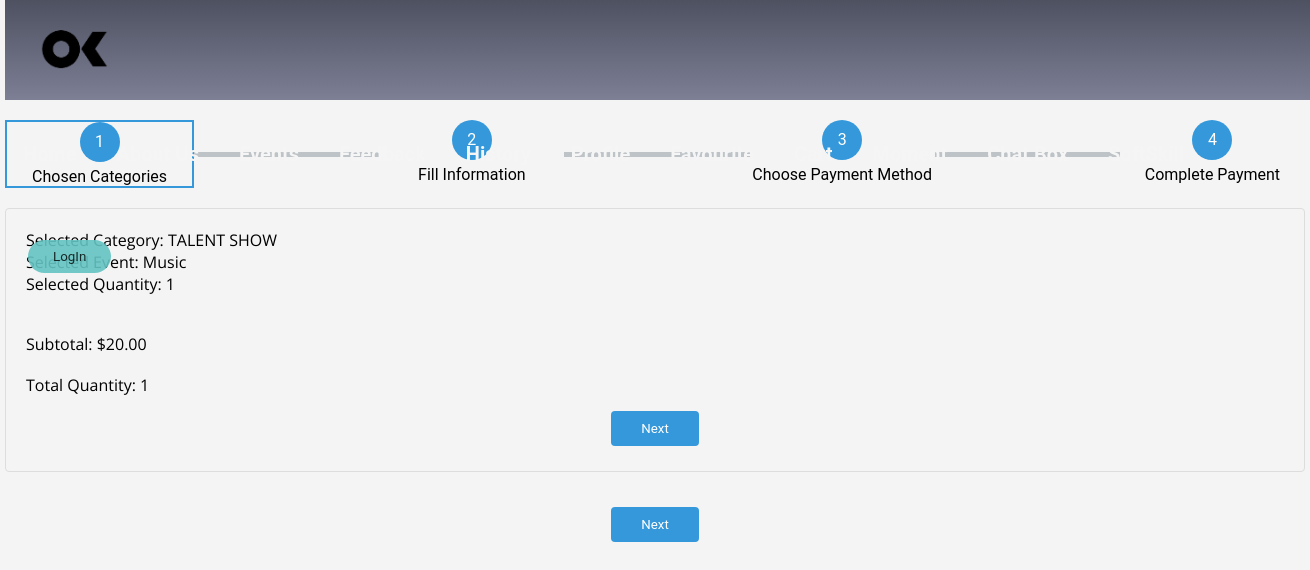
Screenshot of /payment.php (signed in) with the database file from the repository.
### tables this page shows
CREATE TABLE `cart` (
  `cart_id` int(11) NOT NULL,
  `user_id` int(11) DEFAULT NULL,
  `event_id` int(11) DEFAULT NULL,
  `quantity` int(11) DEFAULT NULL
);

CREATE TABLE `event` (
  `event_id` int(11) NOT NULL,
  `type_name` varchar(100) NOT NULL,
  `event_location` varchar(100) NOT NULL,
  `event_description` varchar(10000) NOT NULL,
  `start_time` date NOT NULL,
  `end_time` date NOT NULL,
  `event_imgside1` varchar(1000) NOT NULL,
  `event_imgside2` varchar(1000) NOT NULL,
  `event_imgside3` varchar(1000) NOT NULL,
  `event_imgside4` varchar(1000) NOT NULL,
  `event_imgside5` varchar(1000) NOT NULL,
  `event_name` varchar(50) NOT NULL,
  `event_price` varchar(10) NOT NULL,
  `event_img` varchar(255) NOT NULL,
  `event_time` varchar(100) NOT NULL,
  `event_hover` varchar(100) NOT NULL,
  `event_softskill` int(100) NOT NULL,
  `category_id` int(11) DEFAULT NULL,
  `event_available` int(255) NOT NULL,
  `latitude` decimal(10,8) DEFAULT NULL,
  `longitude` decimal(11,8) DEFAULT NULL
);

### payment.php (the view, shortened to what this page needs)
<?php
require_once 'db_connection.php';
$user_id = $_SESSION['user_id'];
$query = "SELECT c.cart_id, c.user_id, c.event_id, c.quantity, e.type_name, e.event_name, e.event_price
          FROM cart c
          INNER JOIN event e ON c.event_id = e.event_id
          WHERE c.user_id = $user_id";
$result = mysqli_query($conn, $query);
?>
    <!DOCTYPE html>
    <html lang="en">
    <head>
            <?php include 'header.php'; ?>
    </head>
    <body>
    <ul class="process-wrapper">
      <li class="process-step active" id="step1">
        <span class="circle active" data-step="1">1</span>
        <div>Chosen Categories</div>
      </li>
      <li class="process-line"></li>
      <li class="process-step" id="step2">
        <span class="circle" data-step="2">2</span>
        <div>Fill Information</div>
      </li>
      <li class="process-line"></li>
      <li class="process-step" id="step3">
        <span class="circle" data-step="3">3</span>
        <div>Choose Payment Method</div>
      </li>
      <li class="process-line"></li>
      <li class="process-step" id="step4">
        <span class="circle" data-step="4">4</span>
        <div>Complete Payment</div>
      </li>
    </ul>
    <div class="step-content" id="step-content1">
        <form action="payment.php" method="post">
        <?php
        if (mysqli_num_rows($result) > 0) {
            $subtotal = 0;
            $totalQuantity = 0;
            while ($row = mysqli_fetch_assoc($result)) {
                $subtotal += $row['quantity'] * $row['event_price'];
                $totalQuantity += $row['quantity'];
        ?>
                <div>
                    <p>Selected Category: <?php echo htmlspecialchars($row['type_name']); ?></p>
                    <p>Selected Event: <?php echo htmlspecialchars($row['event_name']); ?></p>
                    <p>Selected Quantity: <?php echo htmlspecialchars($row['quantity']); ?></p>
                </div>
        <br><br>
        <?php
            }
        ?>
        <?php
        } else {
        ?>
            <p>No items found in your cart.</p>
        <?php
        }
        ?>
        <div>
            <p>Subtotal: $<?php echo number_format($subtotal, 2); ?></p><br>
            <p>Total Quantity: <?php echo $totalQuantity; ?></p>
        </div>
     <div class="button-container">
            <button id="nextBtnStep1" type="button" onclick="nextStep()">Next</button>
        </div>    </form>
    </div>
            </head>
            <body>
    <div class="button-container">
    <button id="nextBtn" type="submit" name="submit">Next</button>
    </div>
    </body>
    </html>

### payment.php (style rules this page uses)
body { font-family: 'Arial', sans-serif; background-color: #f4f4f4; margin: 0; }
.process-wrapper { display: flex; justify-content: center; list-style-type: none; padding: 0; margin-bottom: 20px; }
.process-step { text-align: center; flex: 1; }
.process-step.active { border: 2px solid #3498db; }
.process-step .circle.active { background-color: #3498db; }
.process-step .circle { width: 40px; height: 40px; line-height: 40px; border-radius: 50%; background-color: #3498db; color: white; display: inline-block; margin-bottom: 5px; }
.process-line { height: 5px; background-color: #3498db; flex-grow: 1; align-self: center; }
.process-line.gray { background-color: #bdc3c7; }
.step-content { display: none; padding: 20px; border: 1px solid #ddd; border-radius: 4px; margin-bottom: 20px; }
.step-content.active { display: block; }
.button-container { text-align: center; padding-top: 10px; }
button { padding: 10px 30px; background-color: #3498db; color: #fff; border: none; border-radius: 4px; cursor: pointer; margin: 5px; }
body { padding-top: 120px; }
html { width: 1300px; margin: auto; }

### header.php (style rules this page uses)
* { padding: 0; margin: 0; text-decoration: none; list-style: none; box-sizing: border-box; font-family: 'Roboto', sans-serif; }
body { font-family: 'Roboto', sans-serif; }
p { font-family: 'Open Sans', sans-serif; }

### rows the page displays
cart: event.type_name "TALENT SHOW", event.event_name "Music", quantity "1"

### other values shown
$subtotal "20.00"
$totalQuantity "1"
